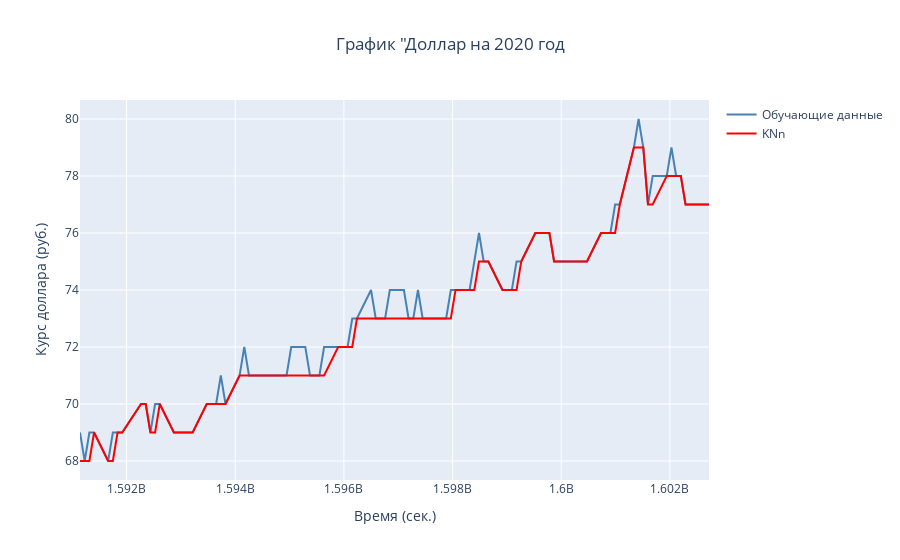

Notebook cell for this chart:
### Code cell
#KNn

k = 2  # соседи
model = KNeighborsClassifier(n_neighbors=k)
model.fit(x_train.reshape(-1,1), y_train)
y_pred = model.predict(x_train.reshape(-1,1))
# обучающие данные
fig = go.Figure()

fig.add_trace(go.Scatter(
    x = x_train,
    y = y_train,
    mode = 'lines',
    name = 'Обучающие данные',
    line=dict(color = '#4682B4', width = 2))
)

# МНК
fig.add_trace(go.Scatter(
    x = x_train,
    y = y_pred,
    mode = 'lines',
    name = 'KNn',
    line = dict(color = 'red', width = 2))
)
fig.update_xaxes(title_text="Время (сек.)")
fig.update_yaxes(title_text="Курс доллара (руб.)")
fig.update_layout(title_text='График "Доллар на 2020 год', title_x =0.5)
fig.show()
